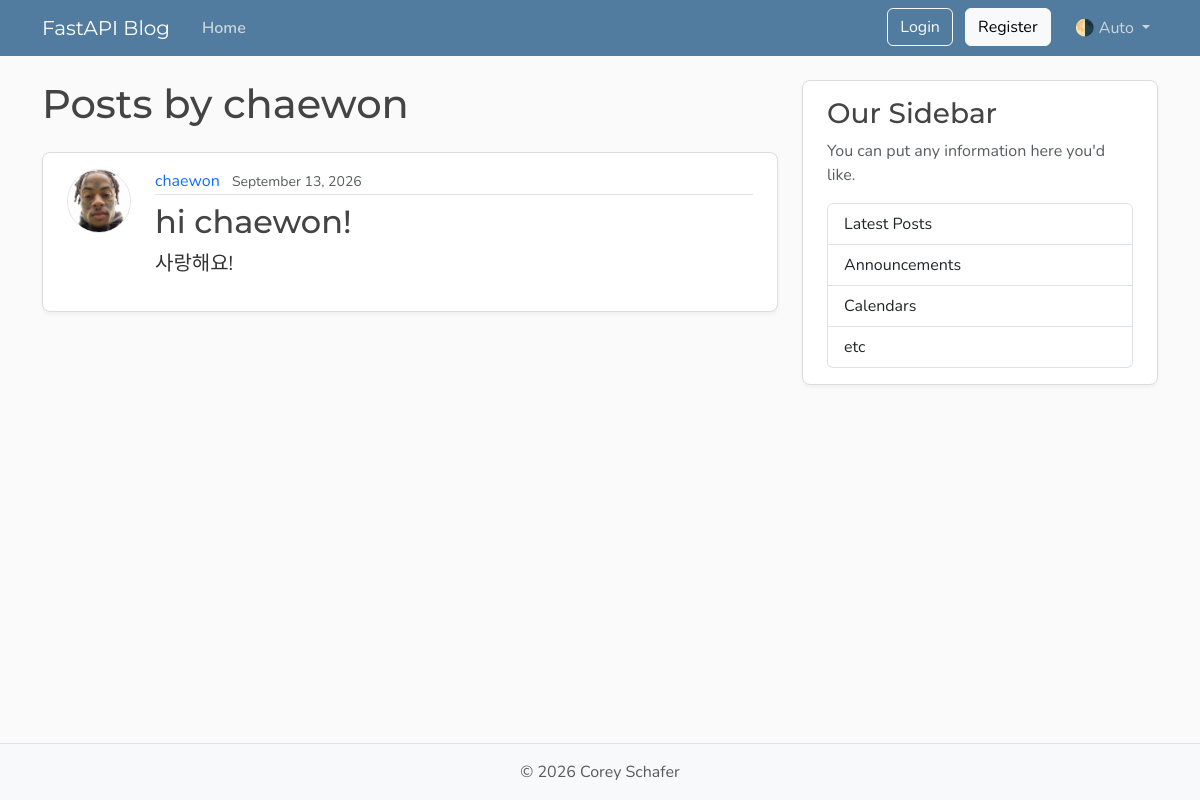
Before: /users/1/posts with the older database file.
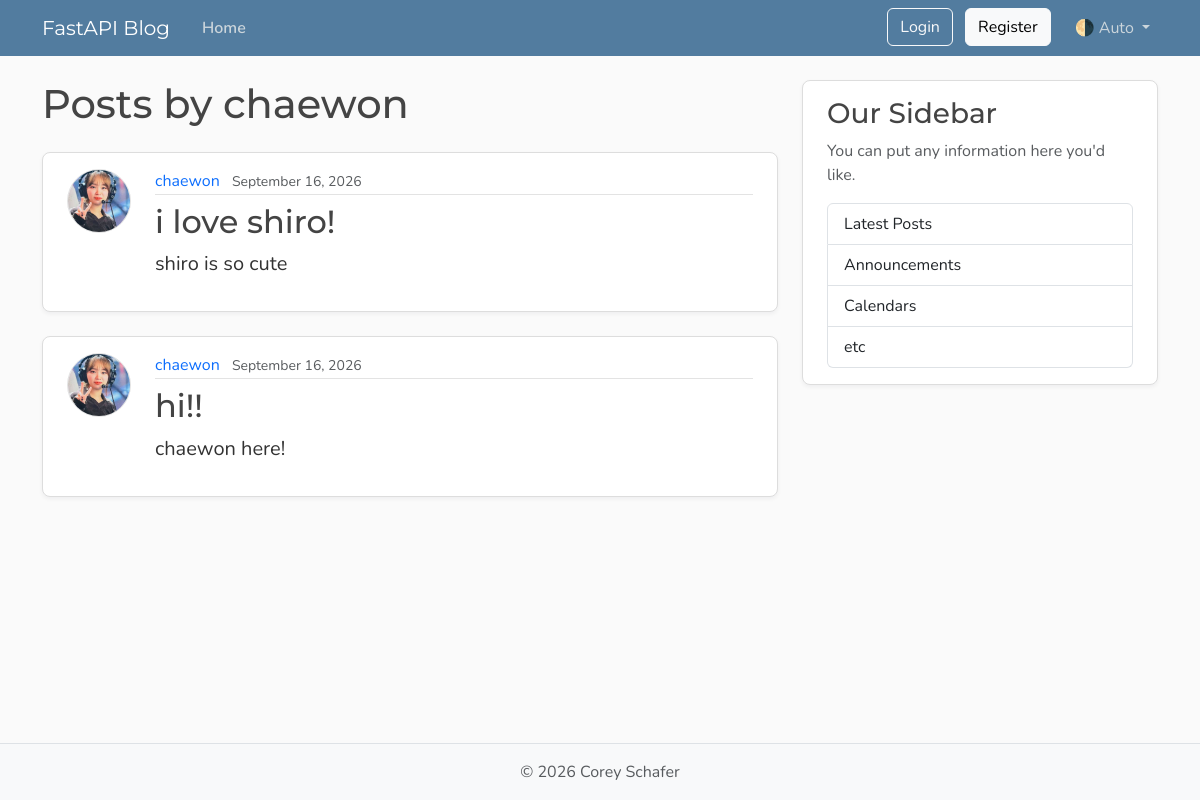
After: the same page with the newer database file.
### models.py (models this page shows, shortened)
class User(Base):
    __tablename__ = "users"
    id: Mapped[int] = mapped_column(Integer, primary_key=True, index=True)
    username: Mapped[str] = mapped_column(String(50), unique=True, nullable=False)
    password_hash: Mapped[str] = mapped_column(String(200), nullable=False)
    email: Mapped[str] = mapped_column(String(120), unique=True, nullable=True)
    image_file: Mapped[str | None] = mapped_column(
        String(200),
        nullable=True,
        default=None,
    )
    posts: Mapped[list[Post]] = relationship(back_populates="author", cascade="all, delete-orphan")

class Post(Base):
    __tablename__ = "posts"
    id: Mapped[int] = mapped_column(Integer, primary_key=True, index=True)
    title: Mapped[str] = mapped_column(String(100), nullable=False)
    content: Mapped[str] = mapped_column(Text, nullable=False)
    user_id: Mapped[int] = mapped_column(
        ForeignKey("users.id"),
        nullable=False,
        index=True
    )
    date_posted: Mapped[datetime] = mapped_column(
        DateTime(timezone=True),
        default=lambda: datetime.now(UTC),
    )
    author: Mapped[User] = relationship(back_populates="posts")

### main.py (the view)
@app.get("/users/{user_id}/posts", include_in_schema=False, name="user_posts")
async def user_posts_page(
    request: Request,
    user_id: int,
    db: Annotated[AsyncSession, Depends(get_db)],
):
    result = await db.execute(
        select(models.User)
        .where(models.User.id == user_id)
    )
    user = result.scalars().first()
    if not user:
        raise HTTPException(status_code=status.HTTP_404_NOT_FOUND, detail="User not found")
    result = await db.execute(
        select(models.Post)
        .options(selectinload(models.Post.author))
        .where(models.Post.user_id == user_id)
        .order_by(models.Post.date_posted.desc())
    )
    posts = result.scalars().all()
    return templates.TemplateResponse(
        request,
        "user_posts.html",
        {"posts": posts, "user": user, "title": f"{user.username}'s Posts"},
    )

### templates/user_posts.html
{% extends "layout.html" %}
{% block content %}
  <h1 class="mb-4">Posts by {{ user.username }}</h1>
  {% for post in posts %}
    <article class="content-section py-3 px-4 mb-4">
      <div class="d-flex align-items-start gap-4">
        <img class="rounded-circle article-img flex-shrink-0"
             src="{{ post.author.image_path }}"
             alt="{{ post.author.username }}'s profile picture"
             width="64"
             height="64"
             loading="lazy">
        <div class="flex-grow-1">
          <div class="article-metadata mb-2">
            <a class="me-2"
               href="{{ url_for('user_posts', user_id=post.author.id) }}">{{ post.author.username }}</a>
            <small class="text-body-secondary">{{ post.date_posted.strftime("%B %d, %Y") }}</small>
          </div>
          <h2>
            <a class="article-title"
               href="{{ url_for('post_page', post_id=post.id) }}">{{ post.title }}</a>
          </h2>
          <p class="article-content">{{ post.content }}</p>
        </div>
      </div>
    </article>
  {% else %}
    <p class="text-body-secondary">No posts by this user yet.</p>
  {% endfor %}
{% endblock content %}

### templates/layout.html (shortened to what this page needs)
<!DOCTYPE html>
<html lang="en">
    <head>
        <link href="https://cdn.jsdelivr.net/npm/bootstrap@5.3.8/dist/css/bootstrap.min.css"
              rel="stylesheet"
>
        <link rel="stylesheet"
              type="text/css"
              href="{{ url_for("static", path='css/main.css') }}">
    </head>
    <body class="d-flex flex-column min-vh-100">
        <header class="site-header">
            <nav class="navbar navbar-expand-md bg-steel fixed-top"
                 data-bs-theme="dark">
                <div class="container">
                    <a class="navbar-brand me-4" href="{{ url_for("home") }}">FastAPI Blog</a>
                    <div class="collapse navbar-collapse" id="navbarToggle">
                        <div class="navbar-nav me-auto">
                            <a class="nav-link active"
                               aria-current="page"
                               href="{{ url_for("home") }}">Home</a>
                        </div>
                        <div class="navbar-nav">
                            <div id="loggedOutNav">
                                <a class="btn btn-outline-light mb-2 mb-md-0 me-md-2"
                                   href="{{ url_for("login_page") }}">Login</a>
                                <a class="btn btn-light mb-2 mb-md-0 me-md-3"
                                   href="{{ url_for("register_page") }}">Register</a>
                            </div>
                            <div class="nav-item dropdown">
                                <a class="nav-link dropdown-toggle"
                                   href="#"
                                   role="button"
                                   id="bd-theme"
                                   data-bs-toggle="dropdown"
                                   aria-expanded="false">
                                    <span id="bd-theme-text">🌗 Auto</span>
                                </a>
                            </div>
                        </div>
                    </div>
                </div>
            </nav>
        </header>
        <main role="main" class="container">
            <div class="row">
                <div class="col-md-8">
                    {% block content %}
                    {% endblock content %}
                </div>
                <aside class="col-md-4">
                    <div class="content-section py-3 px-4 mb-4">
                        <h3>Our Sidebar</h3>
                        <p class="text-body-secondary">You can put any information here you'd like.</p>
                        <ul class="list-group">
                            <li class="list-group-item">Latest Posts</li>
                            <li class="list-group-item">Announcements</li>
                            <li class="list-group-item">Calendars</li>
                            <li class="list-group-item">etc</li>
                        </ul>
                    </div>
                </aside>
            </div>
        </main>
        <footer class="mt-auto py-3 bg-body-tertiary border-top">
            <div class="container text-center">
                <p class="text-body-secondary mb-0">
                    © <span id="year"></span> Corey Schafer
                </p>
            </div>
        </footer>
    </body>
</html>

### static/css/main.css (style rules this page uses)
:root { --font-heading: "Montserrat", system-ui, -apple-system, BlinkMacSystemFont, sans-serif; --font-body: "Nunito", system-ui, -apple-system, BlinkMacSystemFont, sans-serif; --color-bg-body: #fafafa; --color-bg-content: #ffffff; --color-text-primary: #333333; --color-text-heading: #444444; --color-steel: #527c9f; --color-nav-link: #cbd5db; --color-nav-link-hover: #ffffff; --color-link-hover: #428bca; --color-border: #dddddd; --color-border-light: #e3e3e3; --spacing-xl: 5rem; --article-img-size: 4rem; --account-img-size: 7.813rem; }
body { font-family: var(--font-body); background: var(--color-bg-body); color: var(--color-text-primary); }
main { padding-top: var(--spacing-xl); }
h1, h2, h3, h4, h5, h6 { font-family: var(--font-heading); color: var(--color-text-heading); }
.navbar-brand { font-family: var(--font-heading); }
a { text-decoration: none; }
.bg-steel { background-color: var(--color-steel); }
.site-header .navbar-nav .nav-link { color: var(--color-nav-link); transition: color 0.2s ease-in-out; }
.site-header .navbar-nav .nav-link.active { font-weight: 600; }
.content-section { background: var(--color-bg-content); border: 1px solid var(--color-border); border-radius: 0.5rem; box-shadow: 0 2px 4px rgba(15, 23, 42, 0.05); transition: box-shadow 0.15s ease, transform 0.15s ease, border-color 0.15s ease; }
.article-title { color: var(--color-text-heading); transition: color 0.2s ease-in-out; }
.article-content { white-space: pre-line; font-size: 1.25rem; }
.article-img { height: var(--article-img-size); width: var(--article-img-size); flex-shrink: 0; object-fit: cover; border: 1px solid var(--color-border-light); box-shadow: 0 0 0 2px var(--color-bg-content); }
.article-metadata { padding-bottom: 0.063rem; border-bottom: 1px solid var(--color-border-light); }
.article-metadata a { transition: color 0.2s ease-in-out; }
[data-bs-theme="dark"] { --color-bg-body: #1a1a1a; --color-bg-content: #2d2d2d; --color-text-primary: #e0e0e0; --color-text-heading: #f0f0f0; --color-border: #404040; --color-border-light: #4a4a4a; }

Changed rows visible on the page:
no longer on this page (row edited): Post: author.username "chaewon", date_posted "September 13, 2026", title "hi chaewon!", content "사랑해요!"
added Post: author.image_path (picture), author.username "chaewon", date_posted "September 16, 2026", title "i love shiro!", content "shiro is so cute"
added Post: author.image_path (picture), author.username "chaewon", date_posted "September 16, 2026", title "hi!!", content "chaewon here!"
